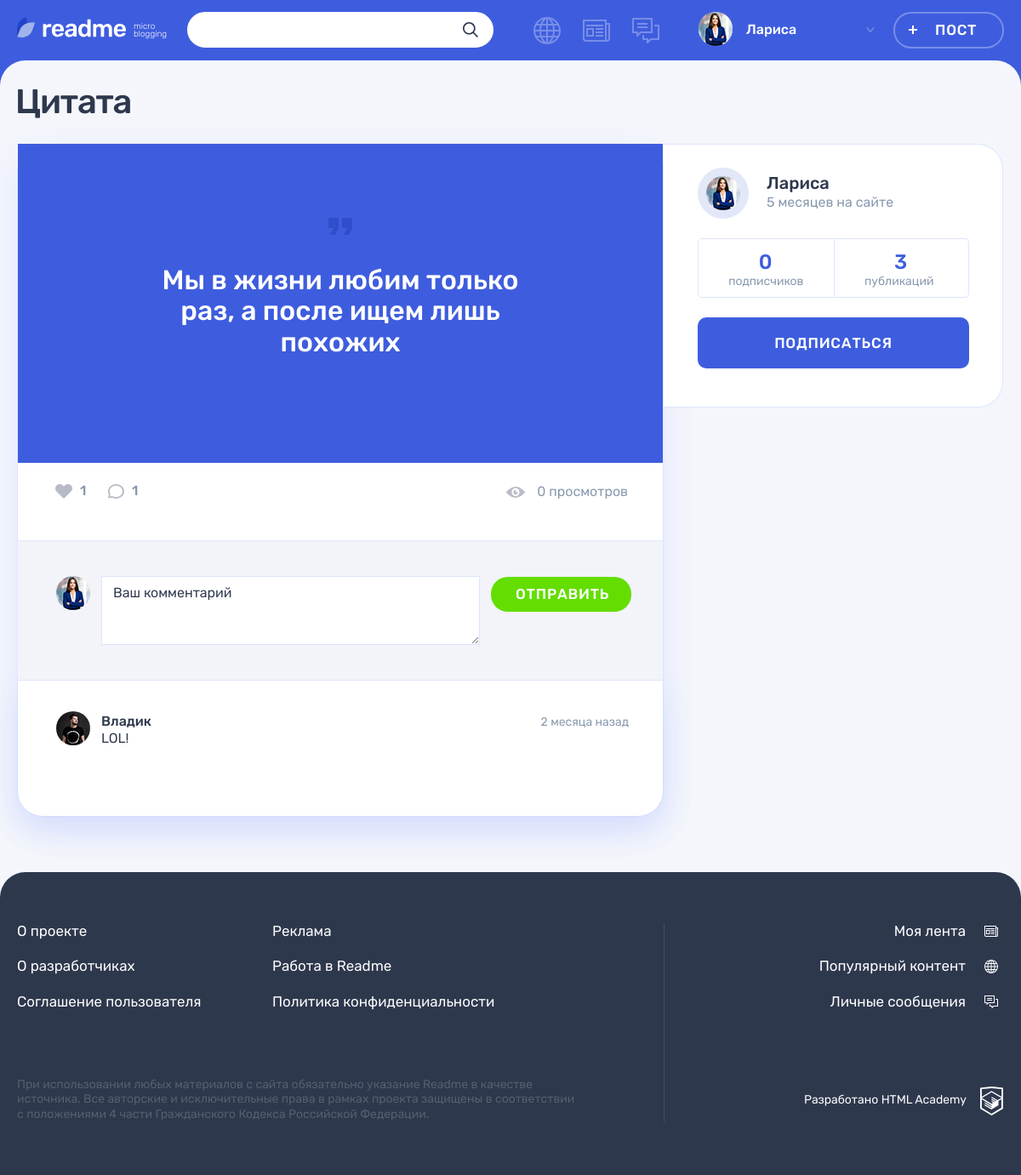
Page /post.php?postId=1 (signed in) on the committed database.
### tables this page shows
CREATE TABLE IF NOT EXISTS `users` (
  `users_id` INT NOT NULL AUTO_INCREMENT,
  `registration_date` DATETIME NOT NULL,
  `email` VARCHAR(225) NOT NULL,
  `name` VARCHAR(225) NOT NULL,
  `password` VARCHAR(225) NOT NULL,
  `avatar` VARCHAR(225) NULL,
  `contact_info` VARCHAR(225) NULL,
  PRIMARY KEY (`users_id`),
  UNIQUE INDEX `idusers_UNIQUE` (`users_id` ASC),
  UNIQUE INDEX `email_UNIQUE` (`email` ASC));

CREATE TABLE IF NOT EXISTS `posts` (
  `posts_id` INT NOT NULL AUTO_INCREMENT,
  `post_date` DATETIME NOT NULL,
  `title` TEXT(120) NOT NULL,
  `content` TEXT NOT NULL,
  `quote_author` VARCHAR(225) NULL,
  `img_url` VARCHAR(225) NULL,
  `video_url` VARCHAR(225) NULL,
  `users_site_url` VARCHAR(225) NULL,
  `number_of_views` INT NOT NULL DEFAULT 0,
  `users_id` INT NOT NULL,
  `content_types_id` INT NOT NULL,
  `isrepost` INT DEFAULT 0,
  `user_author_id` INT DEFAULT 0,
  `post_origin_id` INT DEFAULT 0,
  PRIMARY KEY (`posts_id`),
  INDEX `id_UNIQUE` (`posts_id` ASC),
  INDEX `users_to_posts_idx` (`users_id` ASC),
  INDEX `fk_posts_content_types1_idx` (`content_types_id` ASC),
  FULLTEXT INDEX `posts_search` (`title`, `content`),
  CONSTRAINT `users_to_posts`
    FOREIGN KEY (`users_id`)
    REFERENCES `users` (`users_id`)
    ON DELETE NO ACTION
    ON UPDATE NO ACTION,
  CONSTRAINT `posts_to_content_types`
    FOREIGN KEY (`content_types_id`)
    REFERENCES `content_types` (`content_types_id`)
    ON DELETE NO ACTION
    ON UPDATE NO ACTION);

CREATE TABLE IF NOT EXISTS `likes` (
  `likes_id` INT NOT NULL AUTO_INCREMENT,
  `likes_date` VARCHAR(255) NOT NULL,
  `post_id` INT NOT NULL,
  `user_id` INT NOT NULL,
  PRIMARY KEY (`likes_id`),
  INDEX `fk_posts_has_users_users1_idx` (`user_id` ASC),
  INDEX `fk_posts_has_users_posts1_idx` (`post_id` ASC, `likes_id` ASC),
  UNIQUE INDEX `posts_likes_id_UNIQUE` (`likes_id` ASC),
  CONSTRAINT `fk_posts_has_users_posts1`
    FOREIGN KEY (`post_id`)
    REFERENCES `posts` (`posts_id`)
    ON DELETE NO ACTION
    ON UPDATE NO ACTION,
  CONSTRAINT `fk_posts_has_users_users1`
    FOREIGN KEY (`user_id`)
    REFERENCES `users` (`users_id`)
    ON DELETE NO ACTION
    ON UPDATE NO ACTION);

CREATE TABLE IF NOT EXISTS `comments` (
  `comments_id` INT NOT NULL AUTO_INCREMENT,
  `data_time_of_origin` DATETIME NOT NULL,
  `text` TEXT NOT NULL,
  `users_id` INT NOT NULL,
  `post_id` INT NOT NULL,
  PRIMARY KEY (`comments_id`),
  UNIQUE INDEX `id_UNIQUE` (`comments_id` ASC),
  INDEX `fk_comment_users1_idx` (`users_id` ASC),
  INDEX `fk_comment_post1_idx` (`post_id` ASC),
  CONSTRAINT `users_to_comments`
    FOREIGN KEY (`users_id`)
    REFERENCES `users` (`users_id`)
    ON DELETE NO ACTION
    ON UPDATE NO ACTION,
  CONSTRAINT `posts_to_comments`
    FOREIGN KEY (`post_id`)
    REFERENCES `posts` (`posts_id`)
    ON DELETE NO ACTION
    ON UPDATE NO ACTION);

### templates/post.php (the view, shortened to what the rows shown need)
<?php foreach ($cards as $key => $card) ?>
<?php foreach ($user as $key => $userData) ?>
<main class="page__main page__main--publication">
    <div class="container">
        <h1 class="page__title page__title--publication"><?= $card['title'] ?></h1>
        <section class="post-details">
            <div class="post-details__wrapper">
                <div class="post-details__main-block post post--details">
                    <?php if ($card['type'] === 'quote'): ?>
                        <div class="post-details__image-wrapper post-quote">
                            <div class="post__main">
                                <blockquote>
                                    <p>
                                        <?= $card['content'] ?>
                                    </p>
                                </blockquote>
                            </div>
                        </div>
                    <?php elseif ($card['type'] === 'picture'): ?>
                        <div class="post-details__image-wrapper post-photo__image-wrapper">
                            <img src="<?= $card['content'] ?>" alt="Фото от пользователя" width="760" height="507">
                        </div>
                    <?php endif ?>
                    <div class="post__indicators">
                        <div class="post__buttons">
                            <a class="post__indicator post__indicator--likes button" title="Лайк"
                               data-post-id='<?= $postId ?>'>
                                <svg class="post__indicator-icon" width="20" height="17">
                                    <use xlink:href="#icon-heart<?= dbGetLike($con, $postId,
                                        $userSession['user-id']) ? '-active' : '' ?>"></use>
                                </svg>
                                <span class="<?= dbGetLike($con, $postId,
                                    $userSession['user-id']) ? '' : 'like-counter' ?>"><?= dbCountLikesToPost($con,
                                        $postId) ?></span>
                            </a>
                            <a class="post__indicator post__indicator--comments button" href="#" title="Комментарии">
                                <svg class="post__indicator-icon" width="19" height="17">
                                    <use xlink:href="#icon-comment"></use>
                                </svg>
                                <span><?= dbCountCommentsToPost($con, $postId) ?></span>
                            </a>
                        </div>
                        <span class="post__view"><?= dbGetViewPost($con, $postId) . ' ' . get_noun_plural_form( dbGetPostViews($con, $postId), 'просмотр', 'просмотры', 'просмотров') ?></span>
                    </div>
                    <div class="comments" id="comments">
                        <form class="comments__form form" action="?postId=<?= $postId ?>" method="post">
                            <div class="comments__my-avatar">
                                <img class="comments__picture" src="<?= $userSession['user-ava'] ?>"
                                     alt="">
                            </div>
                        </form>
                        <div class="comments__list-wrapper">
                            <ul class="comments__list">
                                <?php foreach ($comments as $key => $comment): ?>
                                    <li class="comments__item user">
                                        <div class="comments__avatar">
                                            <a class="user__avatar-link" href="#">
                                                <img class="comments__picture" src="<?= $comment['avatar'] ?>"
                                                     alt="">
                                            </a>
                                        </div>
                                        <div class="comments__info">
                                            <div class="comments__name-wrapper">
                                                <a class="comments__user-name"
                                                   href="profile.php?user=<?= $comment['users_id'] ?>&tab=posts">
                                                    <span><?= $comment['name'] ?></span>
                                                </a>
                                                <time class="comments__time"
                                                      datetime="<?= $comment['data_time_of_origin'] ?>"
                                                      title="<?= date('d.m.Y H:i',
                                                          strtotime($comment['data_time_of_origin'])) ?>"><?= showTimeGap($comment['data_time_of_origin']) . ' назад' ?></time>
                                            </div>
                                            <p class="comments__text">
                                                <?= $comment['text'] ?>
                                            </p>
                                        </div>
                                    </li>
                                <?php endforeach ?>
                            </ul>
                        </div>
                    </div>
                </div>
                <div class="post-details__user user">
                    <div class="post-details__user-info user__info">
                        <div class="post-details__avatar user__avatar">
                            <a class="post-details__avatar-link user__avatar-link"
                               href="profile.php?user=<?= $card['users_id'] ?>">
                                <img class="post-details__picture user__picture" src="<?= $card['avatar'] ?>"
                                     alt="">
                            </a>
                        </div>
                        <div class="post-details__name-wrapper user__name-wrapper">
                            <a class="post-details__name user__name"
                               href="/profile.php?user=<?= $card['users_id'] ?>&tab=posts">
                                <span><?= $card['name'] ?></span>
                            </a>
                            <time class="post-details__time user__time" datetime="<?= date('Y.m.d.',
                                strtotime($userData['registration_date'])) ?>"><?= showTimeGap($userData['registration_date']) . ' на сайте' ?></time>
                        </div>
                    </div>
                </div>
            </div>
        </section>
    </div>
</main>

### templates/layout.php (shortened to what the rows shown need)
<!DOCTYPE html>
<html lang="ru">
<head>
    <link rel="stylesheet" href="css/main.css">
    <link rel="stylesheet" href="css/style.css">
</head>
<body class="page">
<header class="header">
    <div class="header__wrapper container">
        <div class="header__nav-wrapper">
            <nav class="header__nav">
                <?php if (isUserLoggedIn()): ?>
                    <ul class="header__my-nav">
                        <li class="header__my-page header__my-page--popular">
                            <a class="header__page-link<?= ($getBlock === 'pop') ? ' header__page-link--active' : '' ?>"
                               href="popular.php?block=pop&sort=pop&tab=all&page=1" title="Популярный контент">
                            </a>
                        </li>
                        <li class="header__my-page header__my-page--feed">
                            <a class="header__page-link<?= ($getBlock === 'feed') ? ' header__page-link--active' : '' ?>"
                               title="Моя лента" href="feed.php?block=feed&tab=all">
                            </a>
                        </li>
                        <li class="header__my-page header__my-page--messages">
                            <a class="header__page-link<?= ($getBlock === 'messages') ? ' header__page-link--active' : '' ?>" href="messages.php?block=messages" title="Личные сообщения">
                            </a>
                        </li>
                    </ul>
                    <ul class="header__user-nav">
                        <li class="header__profile">
                            <a class="header__profile-link" href="profile.php?user=<?= $userSession['user-id'] ?>&tab=posts">
                                <div class="header__avatar-wrapper">
                                    <img class="header__profile-avatar" src="<?= $userSession['user-ava'] ?>"
                                         alt="">
                                </div>
                                <div class="header__profile-name">
                                    <span><?= $userSession['user-name'] ?></span>
                                    <svg class="header__link-arrow" width="10" height="6">
                                        <use xlink:href="#icon-arrow-right-ad"></use>
                                    </svg>
                                </div>
                            </a>
                        </li>
                        <li>
                            <a class="header__post-button button button--transparent" href="add.php?tab=text">Пост</a>
                        </li>
                    </ul>
                <?php endif ?>
            </nav>
        </div>
    </div>
</header>
<?= $content ?>
</body>
</html>

### rows in the picture
users: avatar (picture), name "Лариса", registration_date "5 месяцев"
posts: title "Цитата", content "Мы в жизни любим только раз, а после ищем лишь похожих", number_of_views "просмотров", users.avatar (picture), users.name "Лариса"
likes: likes_id "1"
comments: users.avatar (picture), users.name "Владик", data_time_of_origin "2 месяца", text "LOL!"

### other values in the picture
dbGetViewPost($con, $postId) "0"
$userDataSubs "0"
$userDataPosts "3"
